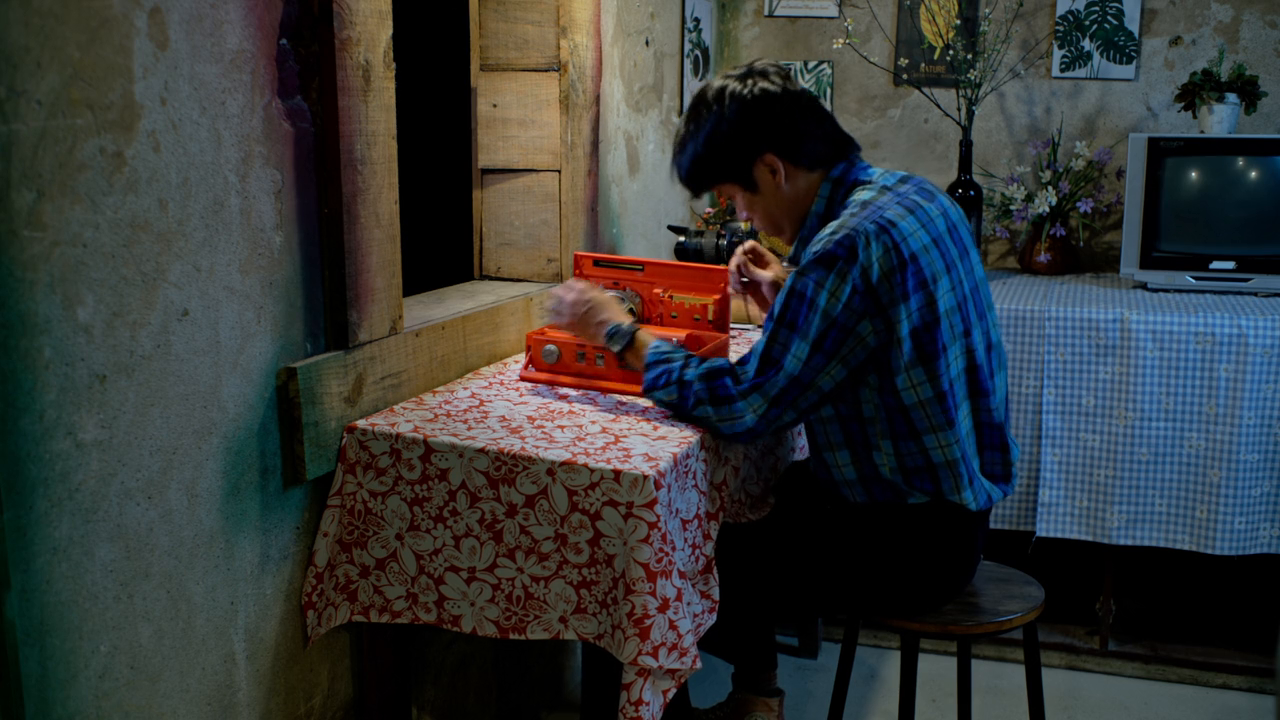
#> input picture frame 39 of Day8_2_Webcam/code/data/17669871-hd_1920_1080_24fps.mp4, 1280 x 720 px, given in place of the camera
$ python s7_total_proj.py 1.0
#> lines starting #> are read from the running program, lines starting #| are printed output that depends on the picture; after the words box and inside, x2 and y2 are one past the last pixel; in counts of white or black regions, pixels touching at a corner belong together
'''
종합 과제: 마우스로 지정하는 영역 감시기

  마우스 좌클릭 2번 : 두 점이 만드는 사각형이 감시 영역이 된다 (반복하면 영역이 계속 추가된다)
  c : 영역을 모두 지우고 다시 지정
  q : 종료 (영역과 저장한 장수를 출력)

실행 : python s7_total_proj.py        -> 기준값 30
       python s7_total_proj.py 10     -> 기준값 10 (그림자나 조명 흔들림에도 반응)
       python s7_total_proj.py 60     -> 기준값 60 (물건을 치워도 반응하지 않을 수 있음)
'''


import sys
from datetime import datetime
from pathlib import Path

import cv2

USB_CAMERAS = [1, 2, 3, 4]                        # USB 카메라 후보 번호 (앞에서부터 시도)
WEBCAM = 0                                        # USB 카메라가 없을 때 쓸 노트북 웹캠
DEFAULT_THRESHOLD = 30                            # 기준 밝기와 이만큼 이상 다르면 변화로 본다
SAVE_DIR = Path(__file__).resolve().parent / "data"
WINDOW = "monitor"

GREEN, RED = (0, 255, 0), (0, 0, 255)             # OpenCV는 BGR 순서


def open_camera():
    '''USB 카메라를 먼저 찾고, 없으면 웹캠을 연다. 둘 다 없으면 (None, None)'''
    for idx in USB_CAMERAS + [WEBCAM]:
        cap = cv2.VideoCapture(idx, cv2.CAP_DSHOW)
        if cap.isOpened() and cap.read()[0]:      # 열리기만 하고 영상이 안 나오는 장치는 건너뛴다
            return cap, idx
        cap.release()
    return None, None


def make_roi(p1, p2):
    '''두 점을 (x, y, w, h)로 바꾼다. 어느 방향으로 찍어도 되고, 넓이가 없으면 None'''
    x1, x2 = sorted((p1[0], p2[0]))
    y1, y2 = sorted((p1[1], p2[1]))
    if x1 == x2 or y1 == y2:
        return None
    return x1, y1, x2 - x1, y2 - y1


def roi_mean(frame, roi):
    '''영역의 평균 밝기 (0: 검정 ~ 255: 흰색)'''
    x, y, w, h = roi
    gray = cv2.cvtColor(frame[y:y + h, x:x + w], cv2.COLOR_BGR2GRAY)
    return float(gray.mean())


def on_mouse(event, x, y, flags, state):
    if event != cv2.EVENT_LBUTTONDOWN:
        return

    if state["first"] is None:                    # 첫 번째 점
        state["first"] = (x, y)
        return

    roi = make_roi(state["first"], (x, y))        # 두 번째 점
    if roi is None:
        print("영역의 넓이가 없다. 두 번째 점을 다시 찍는다.")
        return

    base = roi_mean(state["frame"], roi)          # 지금 화면에 보이는 프레임의 밝기가 기준
    state["regions"].append({"roi": roi, "base": base, "mean": base, "changed": False})
    state["first"] = None
    print(f"영역 {len(state['regions'])}: (x, y, w, h) = {roi}, 기준 밝기 {base:.1f}")


def update_regions(frame, regions, threshold):
    '''영역마다 따로 판정한다. 이번 프레임에서 변화가 처음 생긴 영역의 번호(1부터)를 돌려준다'''
    started = []
    for number, region in enumerate(regions, start=1):
        region["mean"] = roi_mean(frame, region["roi"])
        changed = abs(region["mean"] - region["base"]) >= threshold
        if changed and not region["changed"]:     # 정상 -> 변화로 바뀐 순간
            started.append(number)
        region["changed"] = changed               # 되돌아오면 False가 되어 다음 변화를 또 잡는다
    return started


def draw_view(frame, state, threshold, saved):
    '''원본은 그대로 두고 복사본에 그린다'''
    view = frame.copy()
    for number, region in enumerate(state["regions"], start=1):
        x, y, w, h = region["roi"]
        color = RED if region["changed"] else GREEN
        text = f"{number}: {region['mean']:.0f} (base {region['base']:.0f})"
        if region["changed"]:
            text += " CHANGED"
        cv2.rectangle(view, (x, y), (x + w, y + h), color, 2)
        text_y = y - 8 if y >= 25 else y + h + 20  # 위에 자리가 없으면 영역 아래에 쓴다
        cv2.putText(view, text, (x, text_y), cv2.FONT_HERSHEY_SIMPLEX, 0.6, color, 2)

    if state["first"] is not None:
        cv2.circle(view, state["first"], 5, RED, -1)

    h = view.shape[0]
    status = f"threshold {threshold:g}  regions {len(state['regions'])}  saved {saved}"
    cv2.putText(view, status, (10, h - 12), cv2.FONT_HERSHEY_SIMPLEX, 0.6, (0, 255, 255), 2)

    if any(region["changed"] for region in state["regions"]):
        cv2.putText(view, "CHANGED", (10, 40), cv2.FONT_HERSHEY_SIMPLEX, 1.2, RED, 3)
    return view


def save_view(view):
    '''화면을 저장하고 성공 여부를 돌려준다. 어느 영역이 변했는지 남도록 표시를 포함해 저장한다'''
    SAVE_DIR.mkdir(exist_ok=True)
    path = SAVE_DIR / (datetime.now().strftime("changed_%Y%m%d_%H%M%S_%f")[:-3] + ".png")
    ok = cv2.imwrite(str(path), view)
    print("저장:" if ok else "저장 실패:", path)
    return ok


def read_threshold():
    '''명령줄에 숫자를 주면 그 값을, 없으면 기본값을 기준값으로 쓴다'''
    if len(sys.argv) < 2:
        return DEFAULT_THRESHOLD
    try:
        threshold = float(sys.argv[1])
    except ValueError:
        threshold = 0
    if not 0 < threshold <= 255:
        raise SystemExit("기준값은 0보다 크고 255 이하인 숫자로 준다. 예: python s7_total_proj.py 30")
    return threshold


def main():
    threshold = read_threshold()
    cap, idx = open_camera()
#> idx = 1
    if cap is None:
        raise SystemExit("카메라를 열 수 없다. 연결을 확인하거나 다른 프로그램이 쓰고 있는지 확인한다.")
    print(f"{idx}번 카메라 사용, 기준값 {threshold:g}")
#| 1번 카메라 사용, 기준값 1

    # first: 먼저 찍은 점, regions: 확정된 영역 목록, frame: 지금 화면에 보이는 원본 프레임
    state = {"first": None, "regions": [], "frame": None}
    saved = 0

    cv2.namedWindow(WINDOW, cv2.WINDOW_AUTOSIZE)  # 창 크기 = 영상 크기라서 클릭 좌표가 곧 픽셀 좌표
    cv2.setMouseCallback(WINDOW, on_mouse, state)

    while True:
        ok, frame = cap.read()
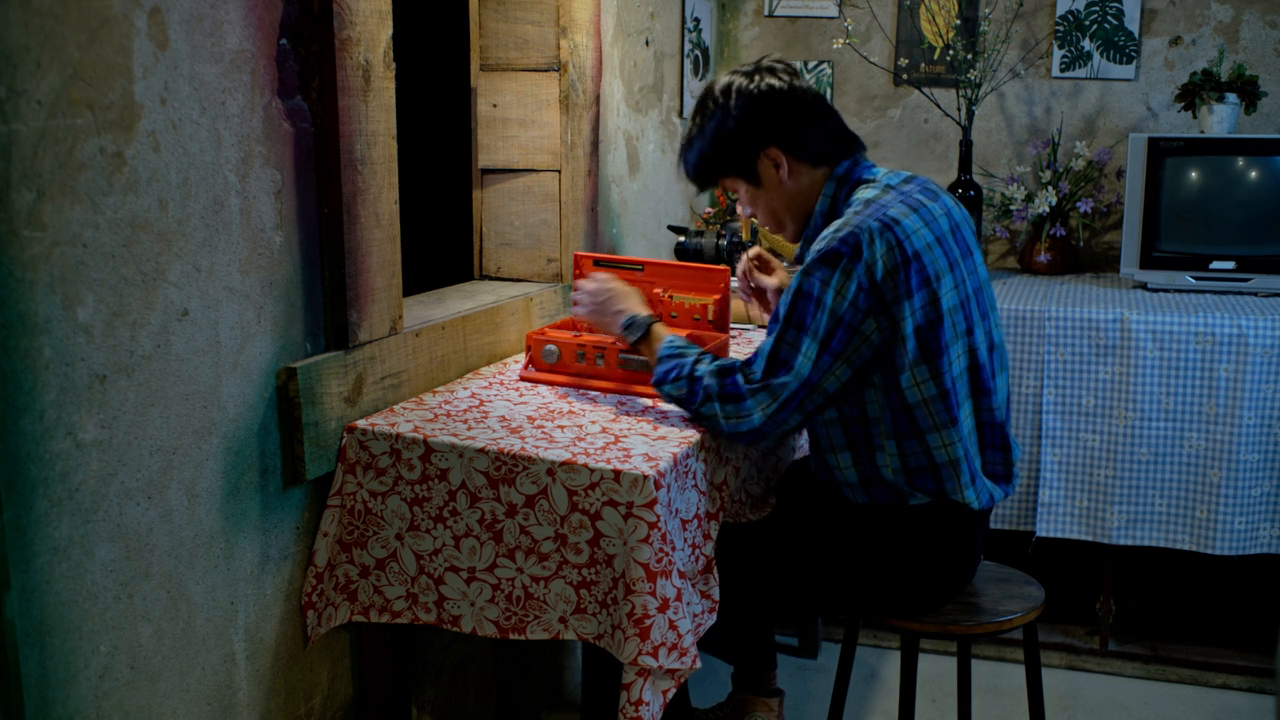
#> input picture frame 40 of Day8_2_Webcam/code/data/17669871-hd_1920_1080_24fps.mp4, 1280 x 720 px, given in place of the camera
#> frame is the input picture: shape (720, 1280, 3); mean B, G, R 54.2, 54.3, 51.3
        if not ok:
            print("프레임을 읽지 못했다. 카메라 연결을 확인한다.")
            break
        state["frame"] = frame

        started = update_regions(frame, state["regions"], threshold)
#> after the loop in update_regions, `for number, region in enumerate(regions, start=1):`: started = []
#> started = []
        view = draw_view(frame, state, threshold, saved)
#> in draw_view, `status = f"threshold {threshold:g}  regions {len(state['regions'])}  s..`: status = 'threshold 1  regions 0  saved 0'
#> in draw_view, `cv2.putText(view, status, (10, h - 12), cv2.FONT_HERSHEY_SIMPLEX, 0.6,..`:
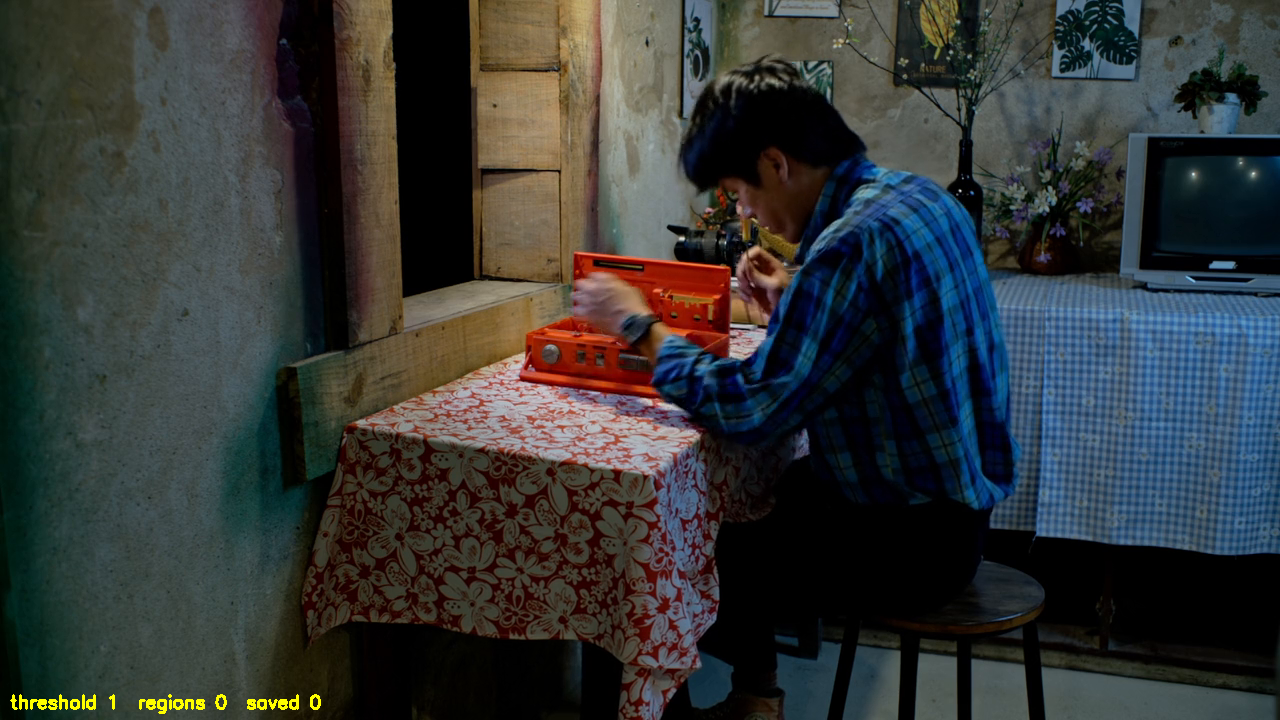
#> view: shape (720, 1280, 3); 0.2% of pixels changed, all inside (x1, y1, x2, y2) = (10, 694, 321, 714)
        if started:                               # 계속 변해 있는 동안에는 비어 있어 다시 저장하지 않는다
            print("변화 발생 영역:", started)
            saved += int(save_view(view))

        cv2.imshow(WINDOW, view)
        key = cv2.waitKey(10) & 0xFF
#> (key q is pressed here)

        if key in (ord("c"), ord("C")):
            state["first"] = None
            state["regions"].clear()
            print("영역 초기화")
        elif key in (ord("q"), ord("Q")):
            break

        if cv2.getWindowProperty(WINDOW, cv2.WND_PROP_VISIBLE) < 1:   # 창의 X 버튼으로 닫은 경우
            break

    cap.release()
    cv2.destroyAllWindows()

    print("감시 영역 (x, y, w, h):", [region["roi"] for region in state["regions"]] or "없음")
#| 감시 영역 (x, y, w, h): 없음
    print("저장한 장수:", saved)


if __name__ == "__main__":
    main()

$ run again, starting later in the video
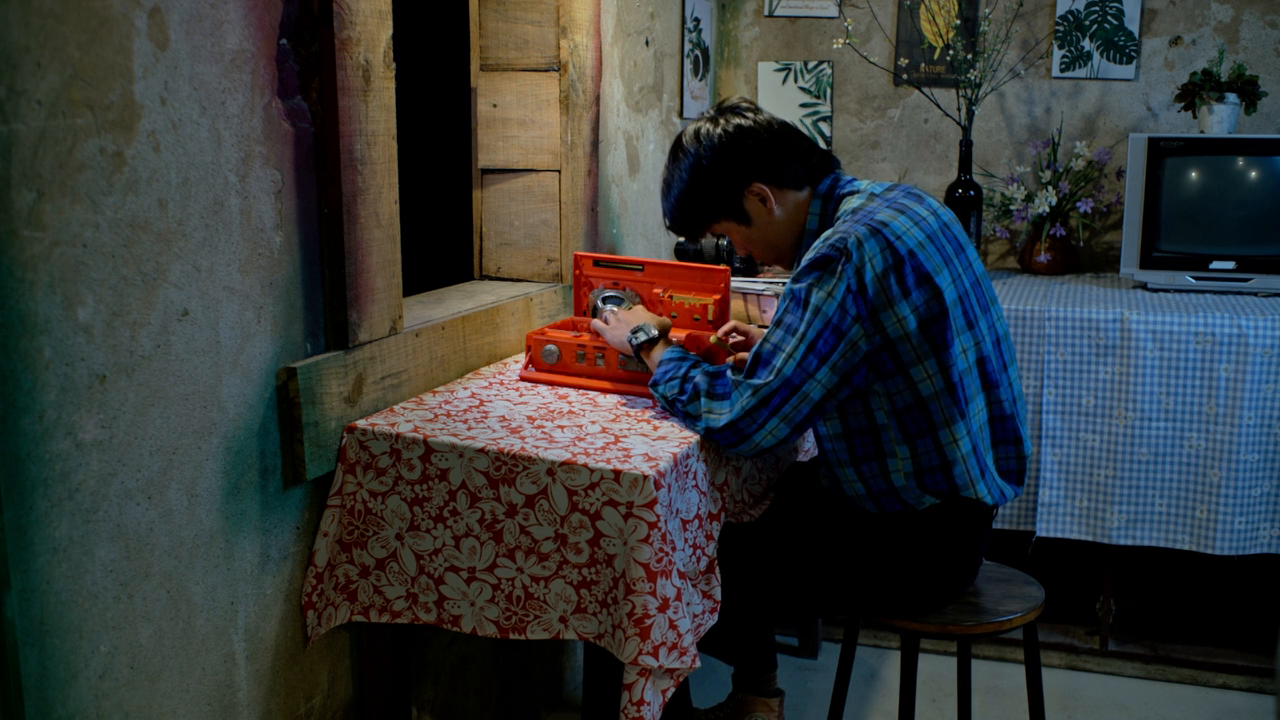
#> input picture frame 175 of Day8_2_Webcam/code/data/17669871-hd_1920_1080_24fps.mp4, 1280 x 720 px, given in place of the camera
#> idx = 1
#| 1번 카메라 사용, 기준값 1
#> after the loop in update_regions, `for number, region in enumerate(regions, start=1):`: started = []
#> status = 'threshold 1  regions 0  saved 0'
#> in draw_view, `cv2.putText(view, status, (10, h - 12), cv2.FONT_HERSHEY_SIMPLEX, 0.6,..`:
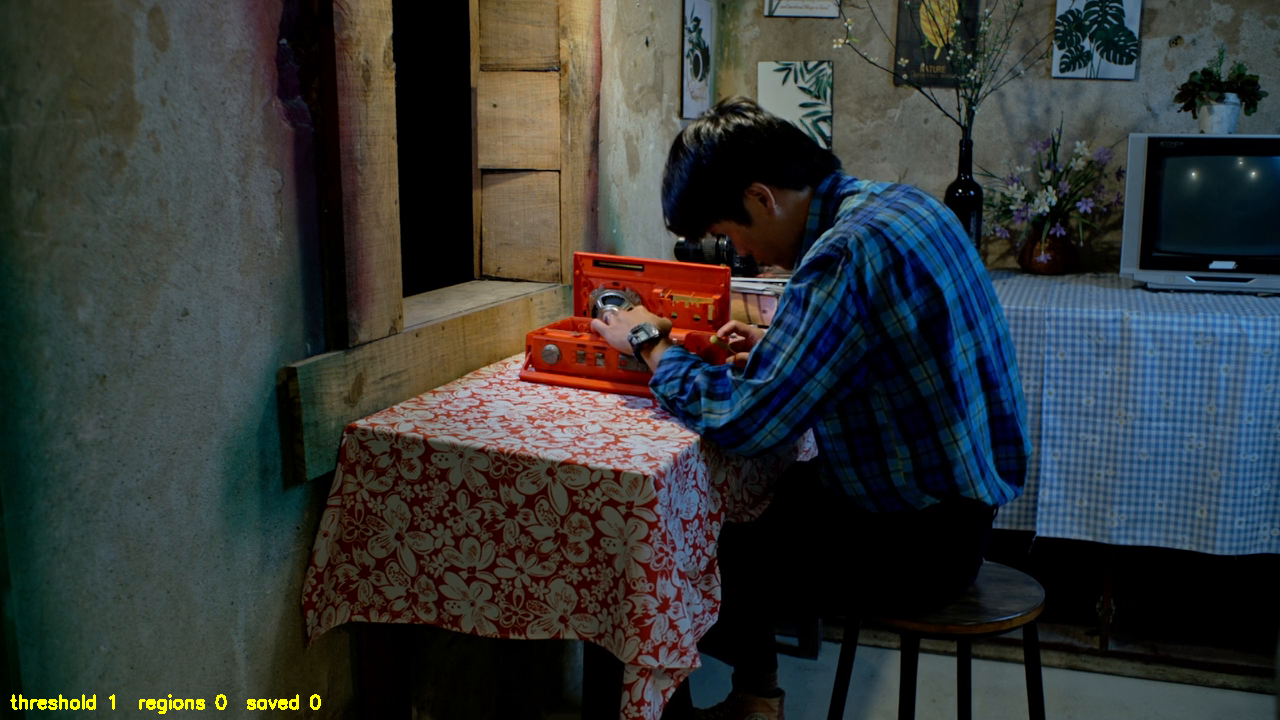
#> view: shape (720, 1280, 3); mean B, G, R 54.9, 55.3, 52
#| 감시 영역 (x, y, w, h): 없음

$ run again, starting later in the video
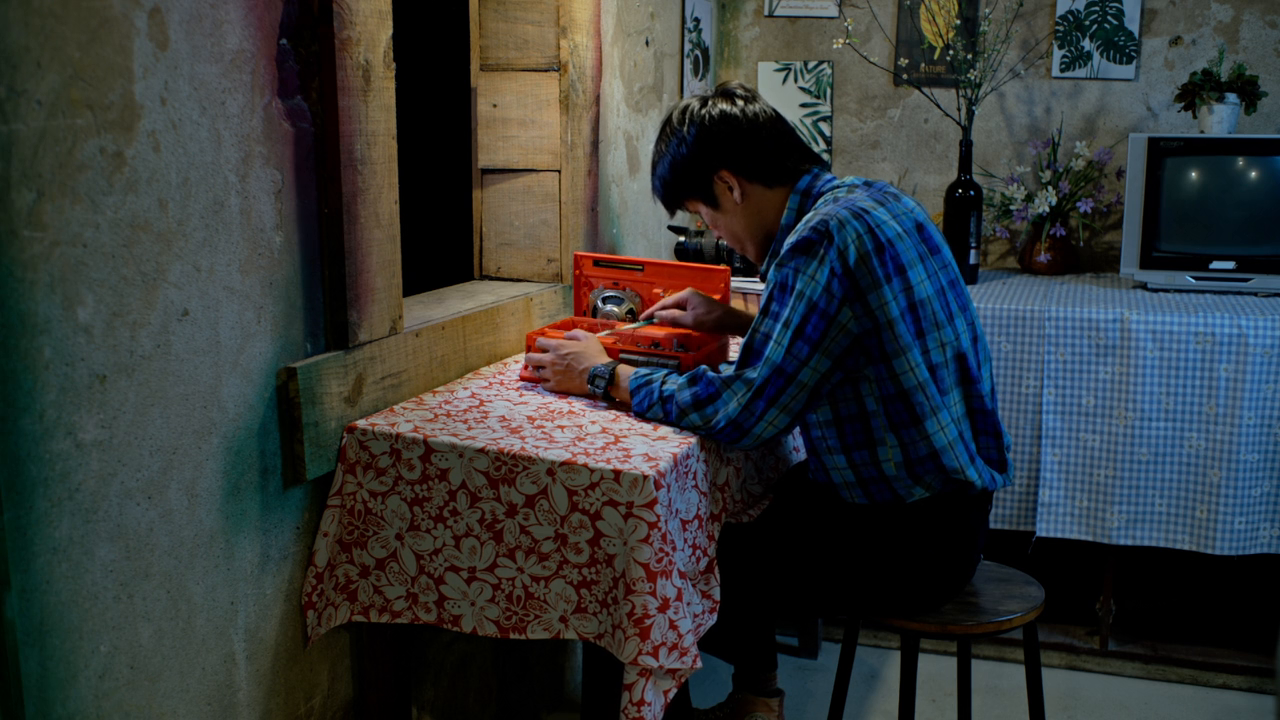
#> input picture frame 312 of Day8_2_Webcam/code/data/17669871-hd_1920_1080_24fps.mp4, 1280 x 720 px, given in place of the camera
#> idx = 1
#| 1번 카메라 사용, 기준값 1
#> after the loop in update_regions, `for number, region in enumerate(regions, start=1):`: started = []
#> status = 'threshold 1  regions 0  saved 0'
#> in draw_view, `cv2.putText(view, status, (10, h - 12), cv2.FONT_HERSHEY_SIMPLEX, 0.6,..`:
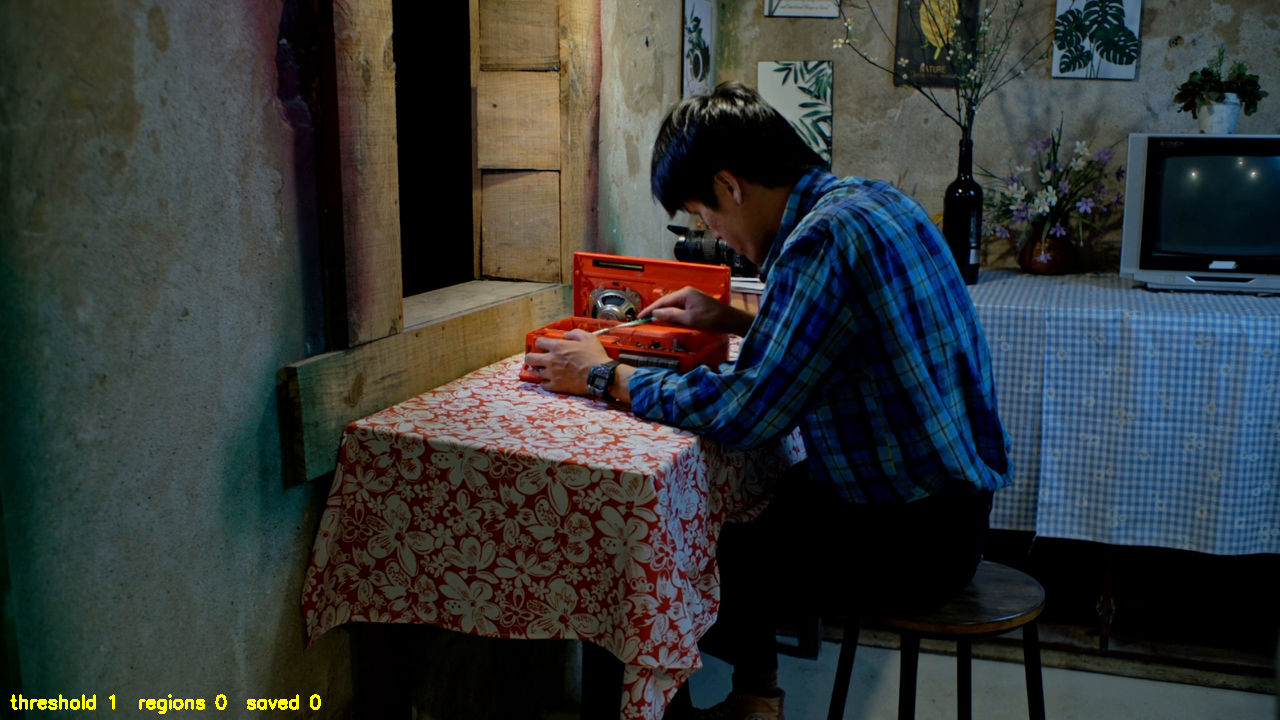
#> view: shape (720, 1280, 3); mean B, G, R 54.5, 55, 51.2
#| 감시 영역 (x, y, w, h): 없음
